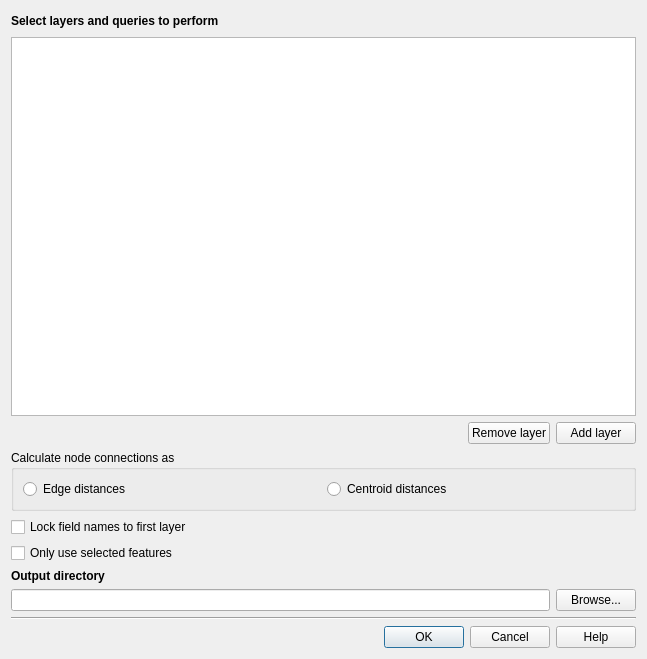
<?xml version="1.0" encoding="UTF-8"?>
<ui version="4.0">
 <class>ConeforDialog</class>
 <widget class="QDialog" name="ConeforDialog">
  <property name="geometry">
   <rect>
    <x>0</x>
    <y>0</y>
    <width>647</width>
    <height>659</height>
   </rect>
  </property>
  <property name="windowTitle">
   <string>Conefor Inputs</string>
  </property>
  <layout class="QVBoxLayout" name="verticalLayout">
   <item>
    <layout class="QHBoxLayout" name="horizontalLayout_3">
     <item>
      <widget class="QLabel" name="layers_la">
       <property name="text">
        <string>&lt;html&gt;&lt;head/&gt;&lt;body&gt;&lt;p&gt;&lt;span style=&quot; font-weight:600;&quot;&gt;Select layers and queries to perform&lt;/span&gt;&lt;/p&gt;&lt;/body&gt;&lt;/html&gt;</string>
       </property>
      </widget>
     </item>
     <item>
      <spacer name="horizontalSpacer_3">
       <property name="orientation">
        <enum>Qt::Horizontal</enum>
       </property>
       <property name="sizeHint" stdset="0">
        <size>
         <width>40</width>
         <height>20</height>
        </size>
       </property>
      </spacer>
     </item>
    </layout>
   </item>
   <item>
    <widget class="QTableView" name="tableView">
     <property name="sizeAdjustPolicy">
      <enum>QAbstractScrollArea::AdjustToContents</enum>
     </property>
     <property name="editTriggers">
      <set>QAbstractItemView::AllEditTriggers</set>
     </property>
     <property name="alternatingRowColors">
      <bool>true</bool>
     </property>
     <property name="selectionMode">
      <enum>QAbstractItemView::SingleSelection</enum>
     </property>
     <property name="textElideMode">
      <enum>Qt::ElideRight</enum>
     </property>
     <attribute name="horizontalHeaderStretchLastSection">
      <bool>false</bool>
     </attribute>
     <attribute name="verticalHeaderVisible">
      <bool>false</bool>
     </attribute>
    </widget>
   </item>
   <item>
    <layout class="QHBoxLayout" name="horizontalLayout_4">
     <item>
      <spacer name="horizontalSpacer">
       <property name="orientation">
        <enum>Qt::Horizontal</enum>
       </property>
       <property name="sizeHint" stdset="0">
        <size>
         <width>268</width>
         <height>20</height>
        </size>
       </property>
      </spacer>
     </item>
     <item>
      <widget class="QPushButton" name="remove_layer_btn">
       <property name="text">
        <string>Remove layer</string>
       </property>
      </widget>
     </item>
     <item>
      <widget class="QPushButton" name="add_layer_btn">
       <property name="text">
        <string>Add layer</string>
       </property>
      </widget>
     </item>
    </layout>
   </item>
   <item>
    <widget class="QGroupBox" name="groupBox">
     <property name="title">
      <string>Calculate node connections as</string>
     </property>
     <layout class="QHBoxLayout" name="horizontalLayout_5">
      <item>
       <widget class="QRadioButton" name="edge_distance_rb">
        <property name="text">
         <string>Edge distances</string>
        </property>
       </widget>
      </item>
      <item>
       <widget class="QRadioButton" name="centroid_distance_rb">
        <property name="text">
         <string>Centroid distances</string>
        </property>
       </widget>
      </item>
     </layout>
    </widget>
   </item>
   <item>
    <layout class="QHBoxLayout" name="horizontalLayout_7">
     <item>
      <widget class="QCheckBox" name="lock_layers_chb">
       <property name="text">
        <string>Lock field names to first layer</string>
       </property>
      </widget>
     </item>
     <item>
      <spacer name="horizontalSpacer_6">
       <property name="orientation">
        <enum>Qt::Horizontal</enum>
       </property>
       <property name="sizeHint" stdset="0">
        <size>
         <width>40</width>
         <height>20</height>
        </size>
       </property>
      </spacer>
     </item>
    </layout>
   </item>
   <item>
    <layout class="QHBoxLayout" name="horizontalLayout_6">
     <item>
      <widget class="QCheckBox" name="use_selected_features_chb">
       <property name="text">
        <string>Only use selected features</string>
       </property>
      </widget>
     </item>
     <item>
      <spacer name="horizontalSpacer_5">
       <property name="orientation">
        <enum>Qt::Horizontal</enum>
       </property>
       <property name="sizeHint" stdset="0">
        <size>
         <width>40</width>
         <height>20</height>
        </size>
       </property>
      </spacer>
     </item>
    </layout>
   </item>
   <item>
    <widget class="QLabel" name="output_la">
     <property name="text">
      <string>&lt;html&gt;&lt;head/&gt;&lt;body&gt;&lt;p&gt;&lt;span style=&quot; font-weight:600;&quot;&gt;Output directory&lt;/span&gt;&lt;/p&gt;&lt;/body&gt;&lt;/html&gt;</string>
     </property>
     <property name="buddy">
      <cstring>output_dir_le</cstring>
     </property>
    </widget>
   </item>
   <item>
    <layout class="QHBoxLayout" name="horizontalLayout_2">
     <item>
      <widget class="QLineEdit" name="output_dir_le"/>
     </item>
     <item>
      <widget class="QPushButton" name="output_dir_btn">
       <property name="text">
        <string>Browse...</string>
       </property>
      </widget>
     </item>
    </layout>
   </item>
   <item>
    <widget class="Line" name="line">
     <property name="orientation">
      <enum>Qt::Horizontal</enum>
     </property>
    </widget>
   </item>
   <item>
    <widget class="QDialogButtonBox" name="buttonBox">
     <property name="standardButtons">
      <set>QDialogButtonBox::Cancel|QDialogButtonBox::Help|QDialogButtonBox::Ok</set>
     </property>
    </widget>
   </item>
  </layout>
 </widget>
 <tabstops>
  <tabstop>add_layer_btn</tabstop>
  <tabstop>remove_layer_btn</tabstop>
  <tabstop>edge_distance_rb</tabstop>
  <tabstop>centroid_distance_rb</tabstop>
  <tabstop>use_selected_features_chb</tabstop>
  <tabstop>output_dir_le</tabstop>
  <tabstop>output_dir_btn</tabstop>
  <tabstop>lock_layers_chb</tabstop>
  <tabstop>tableView</tabstop>
 </tabstops>
 <resources/>
 <connections/>
</ui>
